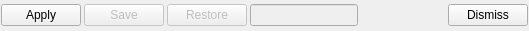
<ui version="4.0" >
 <class>AdjustmentBottom</class>
 <widget class="QWidget" name="AdjustmentBottom" >
  <property name="geometry" >
   <rect>
    <x>0</x>
    <y>0</y>
    <width>529</width>
    <height>31</height>
   </rect>
  </property>
  <property name="baseSize" >
   <size>
    <width>100</width>
    <height>20</height>
   </size>
  </property>
  <property name="windowTitle" >
   <string>AdjustBottom</string>
  </property>
  <layout class="QHBoxLayout" >
   <property name="spacing" >
    <number>3</number>
   </property>
   <property name="margin" >
    <number>1</number>
   </property>
   <item>
    <widget class="QPushButton" name="applyButton" >
     <property name="text" >
      <string>Apply</string>
     </property>
    </widget>
   </item>
   <item>
    <widget class="QPushButton" name="saveButton" >
     <property name="enabled" >
      <bool>false</bool>
     </property>
     <property name="text" >
      <string>Save</string>
     </property>
    </widget>
   </item>
   <item>
    <widget class="QPushButton" name="restoreButton" >
     <property name="enabled" >
      <bool>false</bool>
     </property>
     <property name="text" >
      <string>Restore</string>
     </property>
    </widget>
   </item>
   <item>
    <widget class="QLineEdit" name="dataName" >
     <property name="enabled" >
      <bool>false</bool>
     </property>
    </widget>
   </item>
   <item>
    <spacer>
     <property name="orientation" >
      <enum>Qt::Horizontal</enum>
     </property>
     <property name="sizeHint" stdset="0" >
      <size>
       <width>0</width>
       <height>0</height>
      </size>
     </property>
    </spacer>
   </item>
   <item>
    <widget class="QPushButton" name="dismissButton" >
     <property name="text" >
      <string>Dismiss</string>
     </property>
    </widget>
   </item>
  </layout>
 </widget>
 <resources>
  <include location="QtAutoGui.qrc" />
 </resources>
 <connections/>
</ui>
